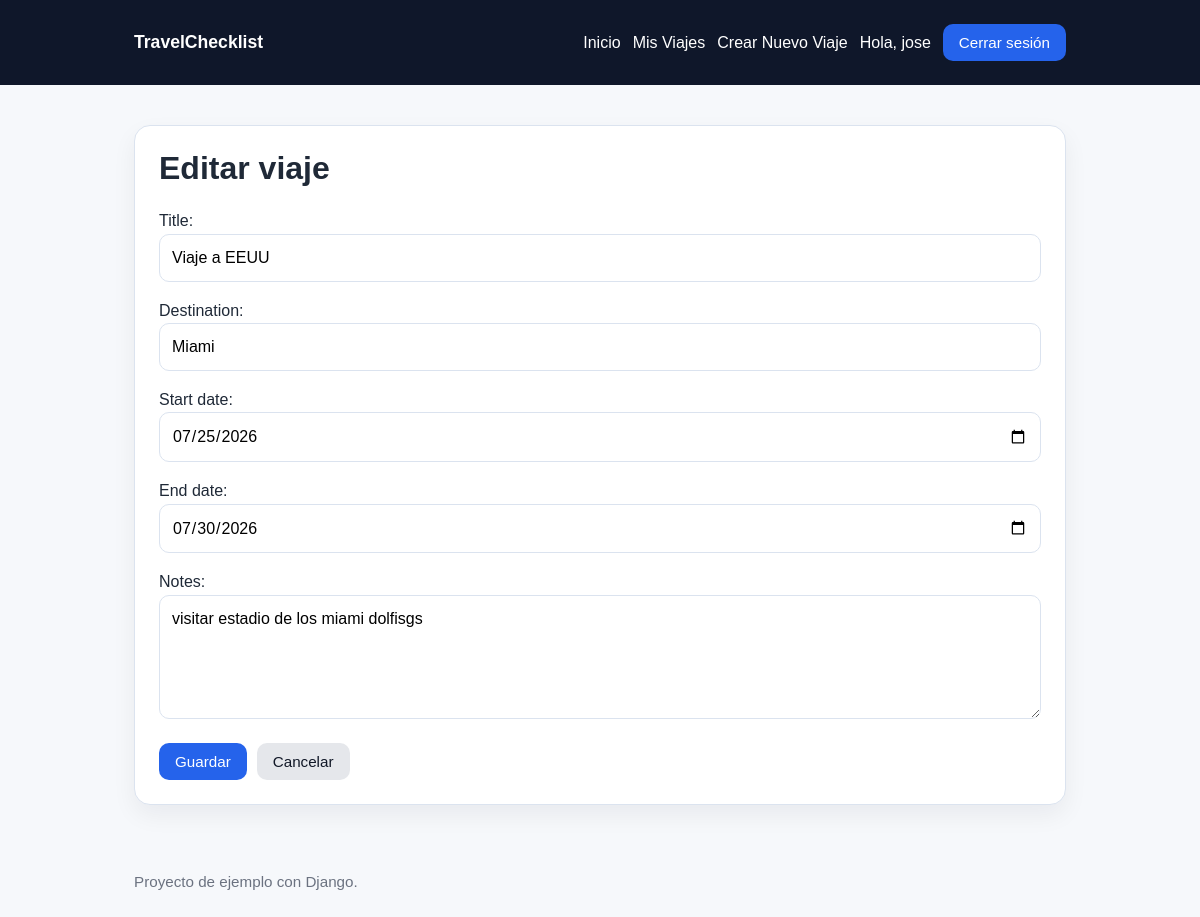
The page /trips/14/edit/ (signed in) on the database its author committed.
### trips/models.py (models this page shows, shortened)
class Trip(models.Model):
    user = models.ForeignKey(
        settings.AUTH_USER_MODEL,
        on_delete=models.CASCADE,
        related_name='trips'
    )
    title = models.CharField(max_length=120)        # Título del viaje
    destination = models.CharField(max_length=120)  # Destino
    start_date = models.DateField()                 # Inicio del viaje
    end_date = models.DateField()                   # Fin del viaje
    notes = models.TextField(blank=True)            # Notas opcionales
    created_at = models.DateTimeField(auto_now_add=True)  # Fecha de creación
    class Meta:
        ordering = ['-start_date', '-created_at']

### trips/views.py (the view)
# urls.py: path('trips/<int:pk>/edit/', views.trip_update, name='trip_update'),
@login_required
def trip_update(request, pk):
    trip = get_object_or_404(Trip, pk=pk, user=request.user)
    if request.method == 'POST':
        form = TripForm(request.POST, instance=trip)
        if form.is_valid():
            form.save()
            messages.success(request, 'Los cambios se han guardado correctamente!!!')
            return redirect('trips:trip_detail', pk=trip.pk)
    else:
        form = TripForm(instance=trip)
    return render(request, 'trips/trip_form.html', {'form': form, 'mode': 'update', 'trip': trip})

### trips/forms.py (shortened to what this page needs)
class TripForm(forms.ModelForm):
    class Meta:
        model = Trip
        fields = ['title', 'destination', 'start_date', 'end_date', 'notes'] # campos de tipo texto, no necesitan nada(no hay que decirle nada como str....)
        widgets = {
            'start_date': forms.DateInput(attrs={'type': 'date'}), #forms.DateInput mejora la experiencia del usuario.
            'end_date': forms.DateInput(attrs={'type': 'date'}),
            'notes': forms.Textarea(attrs={'rows': 4}),
            }

### trips/templates/trips/trip_form.html (shortened to what this page needs)
{% extends 'trips/base.html' %}
{% block content %}
  <div class="card">
    {% if mode == 'create' %}
      <h1>Nuevo viaje</h1>
    {% else %}
      <h1>Editar viaje</h1>
    {% endif %}
    <form method="post">
      {{ form.as_p }}
      <div class="actions">
        <button type="submit">Guardar</button>
        <a class="button secondary" href="{% url 'trips:trip_list' %}">Cancelar</a>
      </div>
    </form>
  </div>
{% endblock %}

### trips/templates/trips/base.html (shortened to what this page needs)
<!doctype html>
<html lang="es">
<head>
</head>
<body>
  <header class="nav">
    <div class="container">
      <a class="brand" href="{% url 'trips:home' %}">TravelChecklist</a>
      <div class="nav-links">
        <a href="{% url 'trips:home' %}">Inicio</a>
        {% if user.is_authenticated %}
        <a href="{% url 'trips:trip_list' %}">Mis Viajes</a>
        <a href="{% url 'trips:trip_create' %}">Crear Nuevo Viaje</a>
        <span>Hola, {{ user.username }}</span>
        <form method="post" action="{% url 'trips:logout' %}" style="margin:0;">
          <button type="submit">Cerrar sesión</button>
        </form>
        {% else %}
        <a href="{% url 'trips:login' %}">Login</a>
        <a href="{% url 'trips:signup' %}">Registro</a>
        {% endif %}
      </div>
    </div>
  </header>
  <main class="container">
    {% block content %}{% endblock %}
  </main>
  <footer class="container footer">
    Proyecto de ejemplo con Django.
  </footer>
</body>
</html>

### trips/templates/trips/base.html (style rules this page uses)
:root { --bg: #f6f8fb; --card: #ffffff; --text: #1f2937; --muted: #6b7280; --primary: #2563eb; --primary-dark: #1d4ed8; --border: #dbe3ef; --danger: #dc2626; --success: #059669; }
* { box-sizing: border-box; }
body { margin: 0; font-family: Arial, Helvetica, sans-serif; background: var(--bg); color: var(--text); }
.container { width: min(100%, 980px); margin: 0 auto; padding: 24px; }
.nav { background: #0f172a; color: white; }
.nav .container { display: flex; justify-content: space-between; align-items: center; gap: 16px; }
.brand { color: white; text-decoration: none; font-weight: bold; font-size: 1.1rem; }
.nav-links { display: flex; align-items: center; gap: 12px; flex-wrap: wrap; }
.nav a { color: white; text-decoration: none; }
.card { background: var(--card); border: 1px solid var(--border); border-radius: 16px; padding: 24px; box-shadow: 0 10px 25px rgba(15, 23, 42, 0.06); margin-bottom: 20px; }
h1, h2, h3 { margin-top: 0; }
p { line-height: 1.6; }
.button, button, input[type="submit"] { display: inline-block; background: var(--primary); color: white; border: none; border-radius: 10px; padding: 10px 16px; text-decoration: none; cursor: pointer; font-size: 0.95rem; }
.button.secondary { background: #e5e7eb; color: #111827; }
form p { margin-bottom: 14px; }
input, textarea, select { width: 100%; padding: 10px 12px; border: 1px solid var(--border); border-radius: 10px; font: inherit; background: white; }
.actions { display: flex; gap: 10px; flex-wrap: wrap; margin-top: 16px; }
.footer { color: var(--muted); font-size: 0.95rem; padding-bottom: 32px; }

### rows shown on the page
Trip: title "Viaje a EEUU", destination "Miami", start_date "07/25/2026", end_date "07/30/2026", notes "visitar estadio de los miami dolfisgs"

### other values the page prints
{{ user.username }} "jose"
